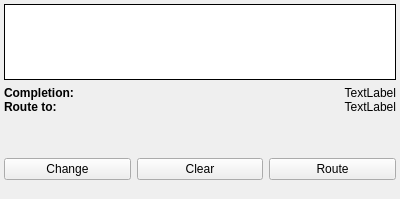
<?xml version="1.0" encoding="UTF-8"?>
<ui version="4.0">
 <class>PlanetProductionWidget</class>
 <widget class="QWidget" name="PlanetProductionWidget">
  <property name="geometry">
   <rect>
    <x>0</x>
    <y>0</y>
    <width>400</width>
    <height>199</height>
   </rect>
  </property>
  <property name="windowTitle">
   <string>Form</string>
  </property>
  <layout class="QVBoxLayout" name="verticalLayout">
   <property name="margin">
    <number>4</number>
   </property>
   <item>
    <widget class="QWidget" name="widget" native="true">
     <layout class="QVBoxLayout" name="verticalLayout_2">
      <property name="margin">
       <number>0</number>
      </property>
      <item>
       <widget class="QTableView" name="productionQueueView">
        <property name="minimumSize">
         <size>
          <width>0</width>
          <height>76</height>
         </size>
        </property>
        <property name="maximumSize">
         <size>
          <width>16777215</width>
          <height>76</height>
         </size>
        </property>
        <property name="styleSheet">
         <string notr="true">background-color: white</string>
        </property>
        <property name="frameShape">
         <enum>QFrame::Box</enum>
        </property>
        <property name="frameShadow">
         <enum>QFrame::Plain</enum>
        </property>
        <property name="lineWidth">
         <number>1</number>
        </property>
        <property name="selectionMode">
         <enum>QAbstractItemView::SingleSelection</enum>
        </property>
        <property name="selectionBehavior">
         <enum>QAbstractItemView::SelectRows</enum>
        </property>
        <property name="horizontalScrollMode">
         <enum>QAbstractItemView::ScrollPerPixel</enum>
        </property>
        <property name="showGrid">
         <bool>false</bool>
        </property>
        <property name="gridStyle">
         <enum>Qt::NoPen</enum>
        </property>
        <attribute name="horizontalHeaderVisible">
         <bool>false</bool>
        </attribute>
        <attribute name="verticalHeaderVisible">
         <bool>false</bool>
        </attribute>
        <attribute name="verticalHeaderDefaultSectionSize">
         <number>19</number>
        </attribute>
        <attribute name="verticalHeaderHighlightSections">
         <bool>true</bool>
        </attribute>
        <attribute name="verticalHeaderMinimumSectionSize">
         <number>19</number>
        </attribute>
       </widget>
      </item>
      <item>
       <widget class="QWidget" name="widget_3" native="true">
        <layout class="QFormLayout" name="formLayout">
         <property name="horizontalSpacing">
          <number>0</number>
         </property>
         <property name="verticalSpacing">
          <number>0</number>
         </property>
         <property name="margin">
          <number>0</number>
         </property>
         <item row="0" column="0">
          <widget class="QLabel" name="label">
           <property name="font">
            <font>
             <weight>75</weight>
             <bold>true</bold>
            </font>
           </property>
           <property name="text">
            <string>Completion:</string>
           </property>
          </widget>
         </item>
         <item row="0" column="1">
          <widget class="QLabel" name="completionLabel">
           <property name="text">
            <string>TextLabel</string>
           </property>
           <property name="alignment">
            <set>Qt::AlignRight|Qt::AlignTrailing|Qt::AlignVCenter</set>
           </property>
          </widget>
         </item>
         <item row="1" column="0">
          <widget class="QLabel" name="label_3">
           <property name="font">
            <font>
             <weight>75</weight>
             <bold>true</bold>
            </font>
           </property>
           <property name="text">
            <string>Route to:</string>
           </property>
          </widget>
         </item>
         <item row="1" column="1">
          <widget class="QLabel" name="routeToLabel">
           <property name="text">
            <string>TextLabel</string>
           </property>
           <property name="alignment">
            <set>Qt::AlignRight|Qt::AlignTrailing|Qt::AlignVCenter</set>
           </property>
          </widget>
         </item>
        </layout>
       </widget>
      </item>
      <item>
       <widget class="QWidget" name="widget_2" native="true">
        <layout class="QHBoxLayout" name="horizontalLayout">
         <property name="margin">
          <number>0</number>
         </property>
         <item>
          <widget class="QPushButton" name="changeButton">
           <property name="text">
            <string>Change</string>
           </property>
          </widget>
         </item>
         <item>
          <widget class="QPushButton" name="clearButton">
           <property name="text">
            <string>Clear</string>
           </property>
          </widget>
         </item>
         <item>
          <widget class="QPushButton" name="routeBurron">
           <property name="text">
            <string>Route</string>
           </property>
          </widget>
         </item>
        </layout>
       </widget>
      </item>
     </layout>
    </widget>
   </item>
  </layout>
 </widget>
 <resources/>
 <connections/>
</ui>
